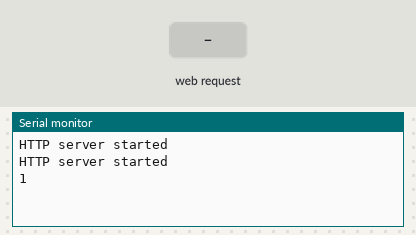
Bench run of a sketch on a simulated ESP8266 (NodeMCU). Shown: the last lines printed to the serial monitor. Inputs (shaded band) come from the test bench. WiFi joins after 1.5 s; servers stay silent unless stated.

Above: at 1.2 s.
1.3 s: HTTP request GET /?ssid=1&Password=1&IP=1 received
At 2.2 s:
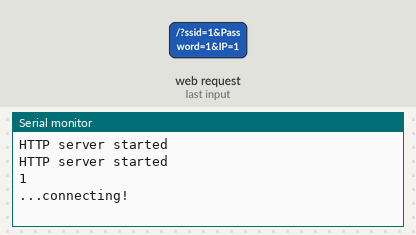
At 3.2 s:
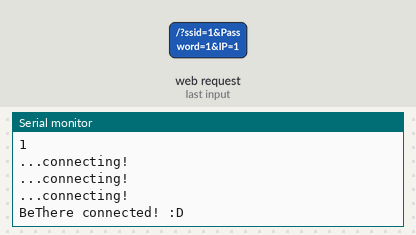

The sketch:

my_accesspoint.ino
```cpp
#include <WiFiClient.h>
#include <ESP8266WiFi.h>
#include <ESP8266WebServer.h>

//WiFi Setup variables
const char *ssid = "bethere";
const char *password = "welcome123";

ESP8266WebServer server(80);

IPAddress ap_local_IP(192,168,1,1);
IPAddress ap_gateway(192,168,1,254);
IPAddress ap_subnet(255,255,255,0);

const char INDEX_HTML[] =
"<!DOCTYPE HTML>"
"<html>"
"<head>"
"<meta content=\"text/html; charset=ISO-8859-1\""
" http-equiv=\"content-type\">"
"<meta name = \"viewport\" content = \"width = device-width, initial-scale = 1.0, maximum-scale = 1.0, user-scalable=0\">"
"<title>BeThere - Network Settings</title>"
"<style>"
"\"body { background-color: #808080; font-family: Arial, Helvetica, Sans-Serif; Color: #000000; }\""
"</style>"
"</head>"
"<body>"
"<h1>ESP8266 Web Form Demo</h1>"
"<FORM action=\"/\" method=\"post\">"
"<P>"
"<label>ssid:&nbsp;</label>"
"<input maxlength=\"30\" name=\"ssid\"><br>"
"<label>Password:&nbsp;</label><input maxlength=\"30\" name=\"Password\"><br>"
"<INPUT type=\"submit\" value=\"Send\"> <INPUT type=\"reset\">"
"</P>"
"</FORM>"
"</body>"
"</html>";

void setup() {
  //Starting serial comunication
  Serial.begin(115200);

  WiFi.softAPConfig(ap_local_IP, ap_gateway, ap_subnet);
  WiFi.softAP(ssid, password);
  server.on("/", handleRoot);
  server.begin();
  Serial.println("HTTP server started");

  WiFi.getAutoConnect();

  WiFi.softAPConfig(ap_local_IP, ap_gateway, ap_subnet);
  WiFi.softAP(ssid, password);
  server.on("/", handleRoot);
  server.begin();
  Serial.println("HTTP server started");

  Serial.println(WiFi.getAutoConnect());
  if(WiFi.status() == WL_CONNECTED) {
    delay(500);
    Serial.println("...connected!");
    ESP.wdtFeed();
  }
}

void loop() {
  // put your main code here, to run repeatedly:
  if(WiFi.status() == WL_CONNECTED) {
    delay(500);
    Serial.println("...connected!");
    ESP.wdtFeed();
  }
  server.handleClient();
}

void handleRoot() {
   if (server.hasArg("ssid")&& server.hasArg("Password")) {//If all form fields contain data call handelSubmit()
    handleSubmit();
  }
  else {//Redisplay the form
    server.send(200, "text/html", INDEX_HTML);
  }
}

void handleSubmit(){//dispaly values and write to memmory
  String response="<p>The ssid is ";
 response += server.arg("ssid");
 response +="<br>";
 response +="And the password is ";
 response +=server.arg("Password");
 response +="<br>";
 response +="And the IP Address is ";
 response +=server.arg("IP");
 response +="</P><BR>";
 response +="<H2><a href=\"/\">go home</a></H2><br>";

 server.send(200, "text/html", response);

 WiFi.begin(server.arg("ssid"), server.arg("Password"));
 while(WiFi.status() != WL_CONNECTED) {
  delay(500);
  Serial.println("...connecting!");
  ESP.wdtFeed();
  }
  Serial.println("BeThere connected! :D");
}
```

Measured:
- after the input at 1.3 s, the serial monitor: prints a new line after 0.50 s (image 1)
